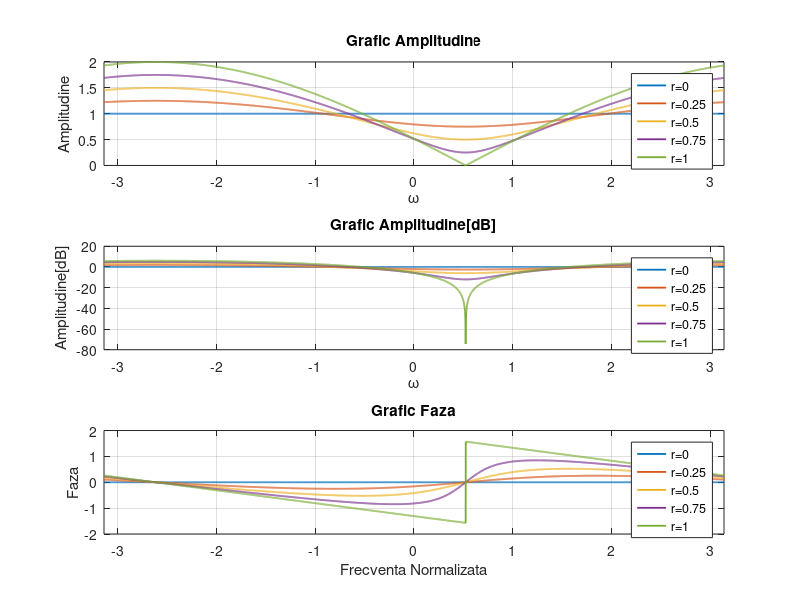
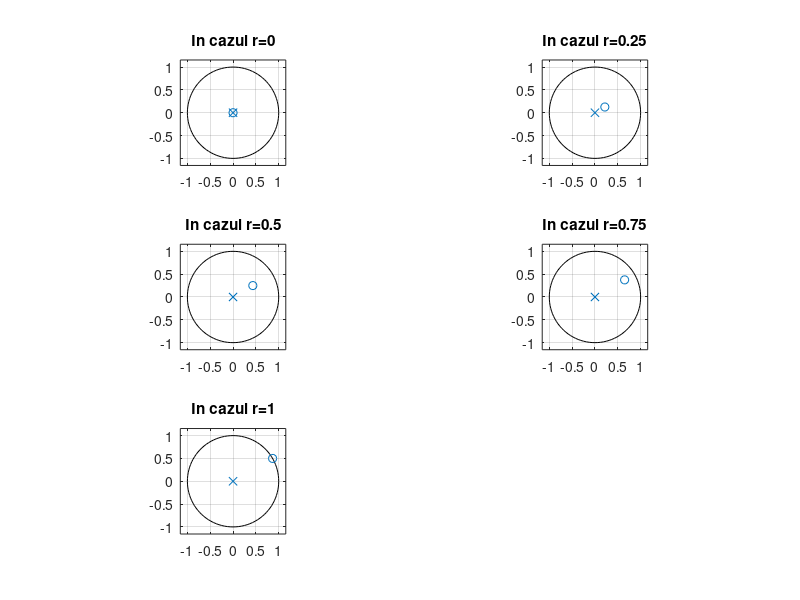
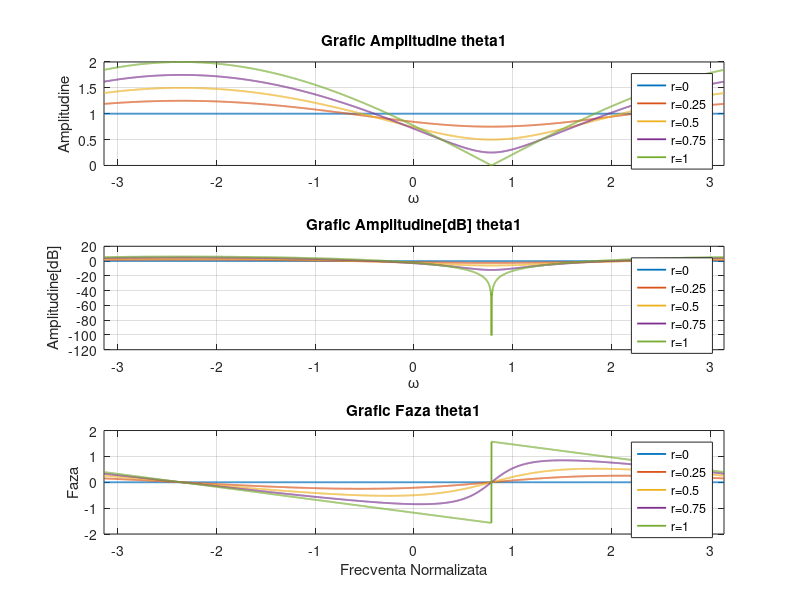
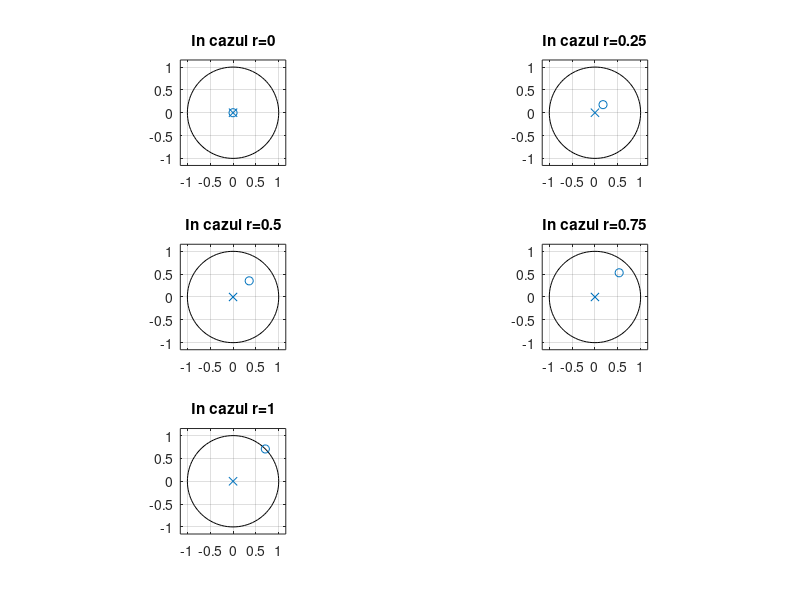

Write MATLAB code to recreate these figures, in order.
%% PCT a)
   
j = sqrt(-1);
theta = pi/6; %am ales theta pi/6
w = -pi:.001:pi; %am ales intervalul lui w la [-pi;pi]

%% r = 0

r = 0;
c = r * exp(j*theta);

b = [1 -c ];
h = freqz(b, 1, w);
dB = mag2db(abs(h));

%% r = 0.25

r1 = 0.25;
c1 = r1 * exp(j*theta);

b1 = [1 -c1];
h1 = freqz(b1, 1, w);
dB1 = mag2db(abs(h1));

%% r = 0.5

r2 = 0.5;
c2 = r2 * exp(j*theta);

b2 = [1 -c2];
h2 = freqz(b2, 1, w);
dB2 = mag2db(abs(h2));

%% r = 0.75

r3 = 0.75;
c3 = r3 * exp(j*theta);

b3 = [1 -c3];
h3 = freqz(b3, 1, w);
dB3 = mag2db(abs(h3));

%% r = 1

r4 = 1;
c4 = r4 * exp(j*theta);

b4 = [1 -c4];
h4 = freqz(b4, 1, w);
dB4 = mag2db(abs(h4));

%% plotare caracteristica de frecventa pe scala liniara

figure;
subplot(3, 1, 1)
plot(w, abs(h), 'LineWidth', 1.3), hold on
plot(w, abs(h1), 'LineWidth', 1.3), hold on
plot(w, abs(h2), 'LineWidth', 1.3), hold on
plot(w, abs(h3), 'LineWidth', 1.3), hold on
plot(w, abs(h4), 'LineWidth', 1.3), hold off
xlabel('\omega')
ylabel('Amplitudine')
xlim([-pi pi])
legend('r=0', 'r=0.25', 'r=0.5', 'r=0.75', 'r=1');
title('Grafic Amplitudine');
grid on;

%% plotare caracteristica de frecventa pe scala semilogaritmica

subplot(3, 1, 2)
plot(w, dB, 'LineWidth', 1.3), hold on
plot(w, dB1, 'LineWidth', 1.3), hold on
plot(w, dB2, 'LineWidth', 1.3), hold on
plot(w, dB3, 'LineWidth', 1.3), hold on
plot(w, dB4, 'LineWidth', 1.3), hold off
xlabel('\omega')
ylabel('Amplitudine[dB]')
xlim([-pi pi])
legend('r=0', 'r=0.25', 'r=0.5', 'r=0.75', 'r=1');
title('Grafic Amplitudine[dB]');
grid on;

%% plotare faza

subplot(3,1,3)
plot(w, angle(h), 'LineWidth', 1.3), hold on
plot(w, angle(h1), 'LineWidth', 1.3), hold on
plot(w, angle(h2), 'LineWidth', 1.3), hold on
plot(w, angle(h3), 'LineWidth', 1.3), hold on
plot(w, angle(h4), 'LineWidth', 1.3), hold off
xlabel('Frecventa Normalizata')
ylabel('Faza')
xlim([-pi pi])
legend('r=0', 'r=0.25', 'r=0.5', 'r=0.75', 'r=1');
title('Grafic Faza');
grid on;

%% plotare zerouri

figure('Name', 'Grafic zerouri pt theta');
subplot(3, 2, 1)
zplane(b, 1)
title('In cazul r=0')
subplot(3, 2, 2)
zplane(b1, 1)
title('In cazul r=0.25')
subplot(3, 2, 3)
zplane(b2, 1)
title('In cazul r=0.5')
subplot(3, 2, 4)
zplane(b3, 1)
title('In cazul r=0.75')
subplot(3, 2, 5)
zplane(b4, 1)
title('In cazul r=1')

%% PCT b)

theta1 = 2*pi/8;

%% r = 0

r5 = 0;
c5 = r5 * exp(j*theta1);

b5 = [1 -c5];
h5 = freqz(b5, 1, w);
dB5 = mag2db(abs(h5));

%% r = 0.25

r6 = 0.25;
c6 = r6 * exp(j*theta1);

b6 = [1 -c6];
h6 = freqz(b6, 1, w);
dB6 = mag2db(abs(h6));

%% r = 0.5

r7 = 0.5;
c7 = r7 * exp(j*theta1);

b7 = [1 -c7];
h7 = freqz(b7, 1, w);
dB7 = mag2db(abs(h7));

%% r = 0.75

r8 = 0.75;
c8 = r8 * exp(j*theta1);

b8 = [1 -c8];
h8 = freqz(b8, 1, w);
dB8 = mag2db(abs(h8));

%% r = 1

r9 = 1;
c9 = r9 * exp(j*theta1);

b9 = [1 -c9];
h9 = freqz(b9, 1, w);
dB9 = mag2db(abs(h9));

%% plotare caracteristica de frecventa pe scala liniara

figure;
subplot(3,1,1)
plot(w, abs(h5), 'LineWidth', 1.3), hold on
plot(w, abs(h6), 'LineWidth', 1.3), hold on
plot(w, abs(h7), 'LineWidth', 1.3), hold on
plot(w, abs(h8), 'LineWidth', 1.3), hold on
plot(w, abs(h9), 'LineWidth', 1.3), hold off
xlabel('\omega')
ylabel('Amplitudine')
xlim([-pi pi])
legend('r=0', 'r=0.25', 'r=0.5', 'r=0.75', 'r=1');
title('Grafic Amplitudine theta1');
grid on;

%% plotare caracteristica de frecventa pe scala semilogaritmica

subplot(3,1,2)
plot(w, dB5, 'LineWidth', 1.3), hold on
plot(w, dB6, 'LineWidth', 1.3), hold on
plot(w, dB7, 'LineWidth', 1.3), hold on
plot(w, dB8, 'LineWidth', 1.3), hold on
plot(w, dB9, 'LineWidth', 1.3), hold off
xlabel('\omega')
ylabel('Amplitudine[dB]')
xlim([-pi pi])
legend('r=0', 'r=0.25', 'r=0.5', 'r=0.75', 'r=1');
title('Grafic Amplitudine[dB] theta1');
grid on;

%% plotare faza

subplot(3,1,3)
plot(w, angle(h5), 'LineWidth', 1.3), hold on
plot(w, angle(h6), 'LineWidth', 1.3), hold on
plot(w, angle(h7), 'LineWidth', 1.3), hold on
plot(w, angle(h8), 'LineWidth', 1.3), hold on
plot(w, angle(h9), 'LineWidth', 1.3), hold off
xlabel('Frecventa Normalizata')
ylabel('Faza')
xlim([-pi pi])
legend('r=0', 'r=0.25', 'r=0.5', 'r=0.75', 'r=1');
title('Grafic Faza theta1');
grid on;

%% plotare zerouri theta1

figure('Name', 'Grafic zerouri pt theta1');
subplot(3, 2, 1)
zplane(b5, 1)
title('In cazul r=0')
subplot(3, 2, 2)
zplane(b6, 1)
title('In cazul r=0.25')
subplot(3, 2, 3)
zplane(b7, 1)
title('In cazul r=0.5')
subplot(3, 2, 4)
zplane(b8, 1)
title('In cazul r=0.75')
subplot(3, 2, 5)
zplane(b9, 1)
title('In cazul r=1')